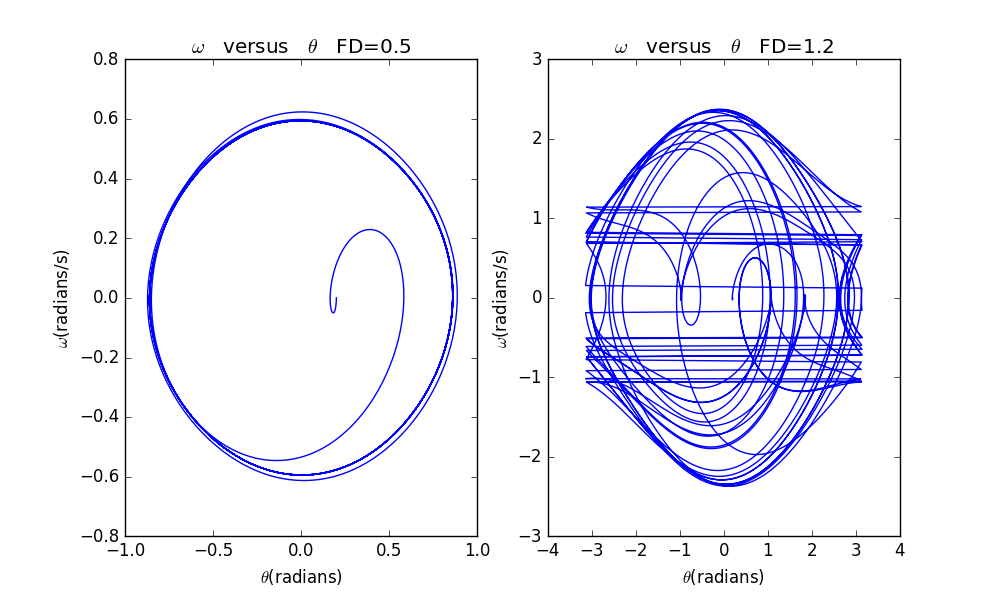

Write Python code to recreate this figure.
import numpy as np
import math
import matplotlib.pyplot as plt

g=9.8
l=9.8
class CHAOS():
    def __init__(self,_omg0,_theta0,_dt,_time,_t0,_q,_FD,_Omega):
        self.omg=[_omg0]
        self.theta=[_theta0]
        self.t=[_t0]
        self.time=_time
        self.dt=_dt
        self.n=int(_time/_dt)
        self.q=_q
        self.FD=_FD
        self.Omega=_Omega
    def calculate(self):
        global g,l
        for i in range(self.n):
            self.omg.append(self.omg[-1]-g/l*math.sin(self.theta[-1])*self.dt-self.q*self.omg[-1]*self.dt+self.FD*math.sin(self.Omega*self.t[-1])*self.dt)
            if self.theta[-1]+self.omg[-1]*self.dt>math.pi:
                self.theta.append(self.theta[-1]+self.omg[-1]*self.dt-2*math.pi)
            elif self.theta[-1]+self.omg[-1]*self.dt<-math.pi:
                self.theta.append(self.theta[-1]+self.omg[-1]*self.dt+2*math.pi)
            else: 
                self.theta.append(self.theta[-1]+self.omg[-1]*self.dt)
            self.t.append(self.t[-1]+self.dt)
        return
    def plot(self,color,label):
        plt.plot(self.theta,self.omg,color,label="F=$%.1f$"%(self.FD))
        
        
fig=plt.figure(figsize=(10,6))
a1=plt.subplot(121)
a=CHAOS(0,0.2,0.04,100,0,0.5,0.5,2./3.)
a.calculate()
a.plot('b-',label="")
plt.xlabel(r"$\theta$(radians)")
plt.ylabel("$\omega$(radians/s)")
plt.title(r'$\omega$'+'   versus   '+r'$\theta$'+'   FD=0.5')

a2=plt.subplot(122)
a=CHAOS(0,0.2,0.04,200,0,0.5,1.2,2./3.)
a.calculate()
a.plot('b-',label="")
plt.xlabel(r"$\theta$(radians)")
plt.ylabel("$\omega$(radians/s)")
plt.title(r'$\omega$'+'   versus   '+r'$\theta$'+'   FD=1.2')

plt.savefig('chaos3.png')
plt.show()
